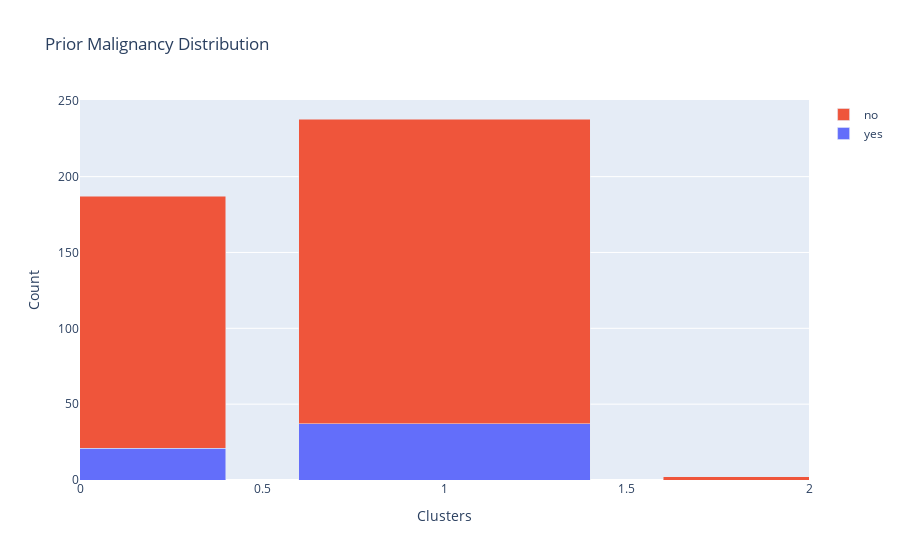

Source (notebook cell):
### Code cell
fig = go.Figure(data=[
    go.Bar(name='yes', x=df['Cluster'], y=df['yes']),
    go.Bar(name='no', x=df['Cluster'], y=df['no'])
])
# Change the bar mode
fig.update_layout(barmode='stack',
                  title='Prior Malignancy Distribution',
                  xaxis_title="Clusters",
                  yaxis_title="Count")
fig.show()

### Figure 1 — Plotly figure (JSON) as saved in the notebook; plotly's stock layout.template omitted (floating-point values rounded to 4 significant figures)
{"data": [{"name": "yes", "type": "bar", "x": [0, 1, 2], "y": [21, 37, 0]}, {"name": "no", "type": "bar", "x": [0, 1, 2], "y": [166, 201, 2]}], "layout": {"barmode": "stack", "title": {"text": "Prior Malignancy Distribution"}, "xaxis": {"range": [0, 2], "title": {"text": "Clusters"}}, "yaxis": {"title": {"text": "Count"}}}}
